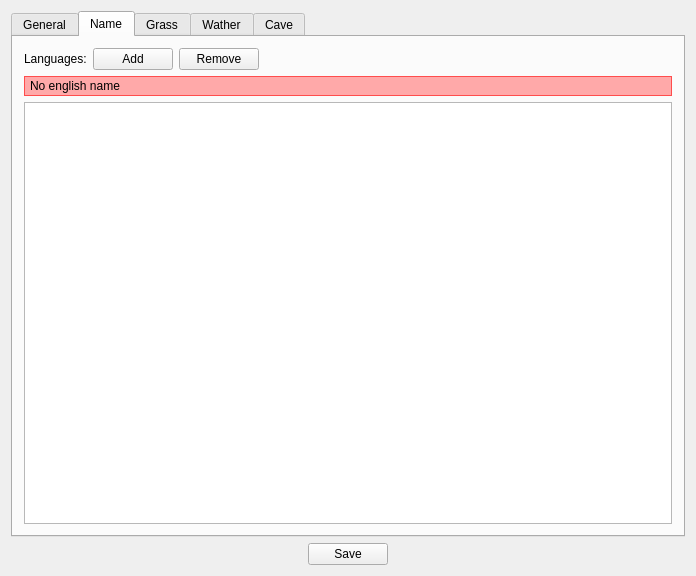
<?xml version="1.0" encoding="UTF-8"?>
<ui version="4.0">
 <class>MainWindow</class>
 <widget class="QMainWindow" name="MainWindow">
  <property name="geometry">
   <rect>
    <x>0</x>
    <y>0</y>
    <width>696</width>
    <height>576</height>
   </rect>
  </property>
  <property name="windowTitle">
   <string>Map meta editor</string>
  </property>
  <property name="windowIcon">
   <iconset resource="resources.qrc">
    <normaloff>:/icon.png</normaloff>:/icon.png</iconset>
  </property>
  <widget class="QWidget" name="centralWidget">
   <layout class="QHBoxLayout" name="horizontalLayout">
    <property name="spacing">
     <number>0</number>
    </property>
    <property name="margin">
     <number>0</number>
    </property>
    <item>
     <widget class="QStackedWidget" name="stackedWidget">
      <property name="currentIndex">
       <number>1</number>
      </property>
      <widget class="QWidget" name="page_welcome">
       <layout class="QVBoxLayout" name="verticalLayout">
        <item>
         <spacer name="verticalSpacer_2">
          <property name="orientation">
           <enum>Qt::Vertical</enum>
          </property>
          <property name="sizeHint" stdset="0">
           <size>
            <width>20</width>
            <height>164</height>
           </size>
          </property>
         </spacer>
        </item>
        <item>
         <layout class="QHBoxLayout" name="horizontalLayout_3">
          <item>
           <spacer name="horizontalSpacer">
            <property name="orientation">
             <enum>Qt::Horizontal</enum>
            </property>
            <property name="sizeHint" stdset="0">
             <size>
              <width>40</width>
              <height>20</height>
             </size>
            </property>
           </spacer>
          </item>
          <item>
           <widget class="QLineEdit" name="lineEditMapMetaFile"/>
          </item>
          <item>
           <widget class="QPushButton" name="browseMapMetaFile">
            <property name="text">
             <string>Browse</string>
            </property>
           </widget>
          </item>
          <item>
           <spacer name="horizontalSpacer_2">
            <property name="orientation">
             <enum>Qt::Horizontal</enum>
            </property>
            <property name="sizeHint" stdset="0">
             <size>
              <width>40</width>
              <height>20</height>
             </size>
            </property>
           </spacer>
          </item>
         </layout>
        </item>
        <item>
         <spacer name="verticalSpacer">
          <property name="orientation">
           <enum>Qt::Vertical</enum>
          </property>
          <property name="sizeHint" stdset="0">
           <size>
            <width>20</width>
            <height>165</height>
           </size>
          </property>
         </spacer>
        </item>
        <item>
         <layout class="QHBoxLayout" name="horizontalLayout_2">
          <item>
           <spacer name="horizontalSpacer_3">
            <property name="orientation">
             <enum>Qt::Horizontal</enum>
            </property>
            <property name="sizeHint" stdset="0">
             <size>
              <width>40</width>
              <height>20</height>
             </size>
            </property>
           </spacer>
          </item>
          <item>
           <widget class="QPushButton" name="openMapMetaFile">
            <property name="text">
             <string>Open</string>
            </property>
           </widget>
          </item>
          <item>
           <spacer name="horizontalSpacer_4">
            <property name="orientation">
             <enum>Qt::Horizontal</enum>
            </property>
            <property name="sizeHint" stdset="0">
             <size>
              <width>40</width>
              <height>20</height>
             </size>
            </property>
           </spacer>
          </item>
         </layout>
        </item>
        <item>
         <spacer name="verticalSpacer_3">
          <property name="orientation">
           <enum>Qt::Vertical</enum>
          </property>
          <property name="sizeHint" stdset="0">
           <size>
            <width>20</width>
            <height>164</height>
           </size>
          </property>
         </spacer>
        </item>
       </layout>
      </widget>
      <widget class="QWidget" name="page_edit">
       <layout class="QVBoxLayout" name="verticalLayout_4">
        <item>
         <widget class="QTabWidget" name="tabWidget">
          <property name="currentIndex">
           <number>1</number>
          </property>
          <widget class="QWidget" name="tabGeneral">
           <attribute name="title">
            <string>General</string>
           </attribute>
           <layout class="QVBoxLayout" name="verticalLayout_2">
            <item>
             <layout class="QHBoxLayout" name="horizontalLayout_4">
              <item>
               <widget class="QLabel" name="label">
                <property name="text">
                 <string>Type:</string>
                </property>
               </widget>
              </item>
              <item>
               <widget class="QLineEdit" name="type"/>
              </item>
              <item>
               <spacer name="horizontalSpacer_5">
                <property name="orientation">
                 <enum>Qt::Horizontal</enum>
                </property>
                <property name="sizeHint" stdset="0">
                 <size>
                  <width>40</width>
                  <height>20</height>
                 </size>
                </property>
               </spacer>
              </item>
             </layout>
            </item>
            <item>
             <layout class="QHBoxLayout" name="horizontalLayout_6">
              <item>
               <widget class="QLabel" name="label_4">
                <property name="text">
                 <string>Specific background sound: </string>
                </property>
               </widget>
              </item>
              <item>
               <widget class="QLineEdit" name="backgroundsound"/>
              </item>
              <item>
               <spacer name="horizontalSpacer_7">
                <property name="orientation">
                 <enum>Qt::Horizontal</enum>
                </property>
                <property name="sizeHint" stdset="0">
                 <size>
                  <width>40</width>
                  <height>20</height>
                 </size>
                </property>
               </spacer>
              </item>
             </layout>
            </item>
            <item>
             <layout class="QHBoxLayout" name="horizontalLayout_7">
              <item>
               <widget class="QLabel" name="label_5">
                <property name="text">
                 <string>Zone: </string>
                </property>
               </widget>
              </item>
              <item>
               <widget class="QLineEdit" name="zone"/>
              </item>
              <item>
               <spacer name="horizontalSpacer_8">
                <property name="orientation">
                 <enum>Qt::Horizontal</enum>
                </property>
                <property name="sizeHint" stdset="0">
                 <size>
                  <width>40</width>
                  <height>20</height>
                 </size>
                </property>
               </spacer>
              </item>
             </layout>
            </item>
            <item>
             <spacer name="verticalSpacer_4">
              <property name="orientation">
               <enum>Qt::Vertical</enum>
              </property>
              <property name="sizeHint" stdset="0">
               <size>
                <width>20</width>
                <height>362</height>
               </size>
              </property>
             </spacer>
            </item>
           </layout>
          </widget>
          <widget class="QWidget" name="tabName">
           <attribute name="title">
            <string>Name</string>
           </attribute>
           <layout class="QVBoxLayout" name="verticalLayout_5">
            <item>
             <layout class="QHBoxLayout" name="horizontalLayout_9">
              <item>
               <widget class="QLabel" name="label_2">
                <property name="text">
                 <string>Languages:</string>
                </property>
               </widget>
              </item>
              <item>
               <widget class="QPushButton" name="nameAdd">
                <property name="text">
                 <string>Add</string>
                </property>
               </widget>
              </item>
              <item>
               <widget class="QPushButton" name="nameRemove">
                <property name="text">
                 <string>Remove</string>
                </property>
               </widget>
              </item>
              <item>
               <spacer name="horizontalSpacer_19">
                <property name="orientation">
                 <enum>Qt::Horizontal</enum>
                </property>
                <property name="sizeHint" stdset="0">
                 <size>
                  <width>40</width>
                  <height>20</height>
                 </size>
                </property>
               </spacer>
              </item>
             </layout>
            </item>
            <item>
             <widget class="QLabel" name="nameWarning">
              <property name="styleSheet">
               <string notr="true">background-color: rgb(255, 169, 169);
border: 1px solid rgb(255, 77, 77);
padding:2px;</string>
              </property>
              <property name="text">
               <string>No english name</string>
              </property>
             </widget>
            </item>
            <item>
             <widget class="QListWidget" name="nameList"/>
            </item>
           </layout>
          </widget>
          <widget class="QWidget" name="tabGrass">
           <attribute name="title">
            <string>Grass</string>
           </attribute>
           <layout class="QVBoxLayout" name="verticalLayout_6">
            <item>
             <layout class="QHBoxLayout" name="horizontalLayout_5">
              <item>
               <widget class="QLabel" name="label_3">
                <property name="text">
                 <string>Monsters:</string>
                </property>
               </widget>
              </item>
              <item>
               <widget class="QPushButton" name="grassAdd">
                <property name="text">
                 <string>Add</string>
                </property>
               </widget>
              </item>
              <item>
               <widget class="QPushButton" name="grassRemove">
                <property name="text">
                 <string>Remove</string>
                </property>
               </widget>
              </item>
              <item>
               <spacer name="horizontalSpacer_6">
                <property name="orientation">
                 <enum>Qt::Horizontal</enum>
                </property>
                <property name="sizeHint" stdset="0">
                 <size>
                  <width>40</width>
                  <height>20</height>
                 </size>
                </property>
               </spacer>
              </item>
             </layout>
            </item>
            <item>
             <widget class="QLabel" name="grassWarning">
              <property name="styleSheet">
               <string notr="true">background-color: rgb(255, 169, 169);
border: 1px solid rgb(255, 77, 77);
padding:2px;</string>
              </property>
              <property name="text">
               <string>Warning: </string>
              </property>
             </widget>
            </item>
            <item>
             <widget class="QListWidget" name="grassList"/>
            </item>
           </layout>
          </widget>
          <widget class="QWidget" name="tabWather">
           <attribute name="title">
            <string>Wather</string>
           </attribute>
           <layout class="QVBoxLayout" name="verticalLayout_7">
            <item>
             <layout class="QHBoxLayout" name="horizontalLayout_10">
              <item>
               <widget class="QLabel" name="label_6">
                <property name="text">
                 <string>Monsters:</string>
                </property>
               </widget>
              </item>
              <item>
               <widget class="QPushButton" name="watherAdd">
                <property name="text">
                 <string>Add</string>
                </property>
               </widget>
              </item>
              <item>
               <widget class="QPushButton" name="watherRemove">
                <property name="text">
                 <string>Remove</string>
                </property>
               </widget>
              </item>
              <item>
               <spacer name="horizontalSpacer_9">
                <property name="orientation">
                 <enum>Qt::Horizontal</enum>
                </property>
                <property name="sizeHint" stdset="0">
                 <size>
                  <width>40</width>
                  <height>20</height>
                 </size>
                </property>
               </spacer>
              </item>
             </layout>
            </item>
            <item>
             <widget class="QLabel" name="watherWarning">
              <property name="styleSheet">
               <string notr="true">background-color: rgb(255, 169, 169);
border: 1px solid rgb(255, 77, 77);
padding:2px;</string>
              </property>
              <property name="text">
               <string>Warning: </string>
              </property>
             </widget>
            </item>
            <item>
             <widget class="QListWidget" name="watherList"/>
            </item>
           </layout>
          </widget>
          <widget class="QWidget" name="tabCave">
           <attribute name="title">
            <string>Cave</string>
           </attribute>
           <layout class="QVBoxLayout" name="verticalLayout_3">
            <item>
             <layout class="QHBoxLayout" name="horizontalLayout_11">
              <item>
               <widget class="QLabel" name="label_7">
                <property name="text">
                 <string>Monsters:</string>
                </property>
               </widget>
              </item>
              <item>
               <widget class="QPushButton" name="caveAdd">
                <property name="text">
                 <string>Add</string>
                </property>
               </widget>
              </item>
              <item>
               <widget class="QPushButton" name="caveRemove">
                <property name="text">
                 <string>Remove</string>
                </property>
               </widget>
              </item>
              <item>
               <spacer name="horizontalSpacer_10">
                <property name="orientation">
                 <enum>Qt::Horizontal</enum>
                </property>
                <property name="sizeHint" stdset="0">
                 <size>
                  <width>40</width>
                  <height>20</height>
                 </size>
                </property>
               </spacer>
              </item>
             </layout>
            </item>
            <item>
             <widget class="QLabel" name="caveWarning">
              <property name="styleSheet">
               <string notr="true">background-color: rgb(255, 169, 169);
border: 1px solid rgb(255, 77, 77);
padding:2px;</string>
              </property>
              <property name="text">
               <string>Warning: </string>
              </property>
             </widget>
            </item>
            <item>
             <widget class="QListWidget" name="caveList"/>
            </item>
           </layout>
          </widget>
         </widget>
        </item>
        <item>
         <layout class="QHBoxLayout" name="horizontalLayout_8">
          <item>
           <spacer name="horizontalSpacer_17">
            <property name="orientation">
             <enum>Qt::Horizontal</enum>
            </property>
            <property name="sizeHint" stdset="0">
             <size>
              <width>40</width>
              <height>20</height>
             </size>
            </property>
           </spacer>
          </item>
          <item>
           <widget class="QPushButton" name="save">
            <property name="text">
             <string>Save</string>
            </property>
           </widget>
          </item>
          <item>
           <spacer name="horizontalSpacer_18">
            <property name="orientation">
             <enum>Qt::Horizontal</enum>
            </property>
            <property name="sizeHint" stdset="0">
             <size>
              <width>40</width>
              <height>20</height>
             </size>
            </property>
           </spacer>
          </item>
         </layout>
        </item>
       </layout>
      </widget>
     </widget>
    </item>
   </layout>
  </widget>
 </widget>
 <layoutdefault spacing="6" margin="11"/>
 <resources>
  <include location="resources.qrc"/>
 </resources>
 <connections/>
</ui>
